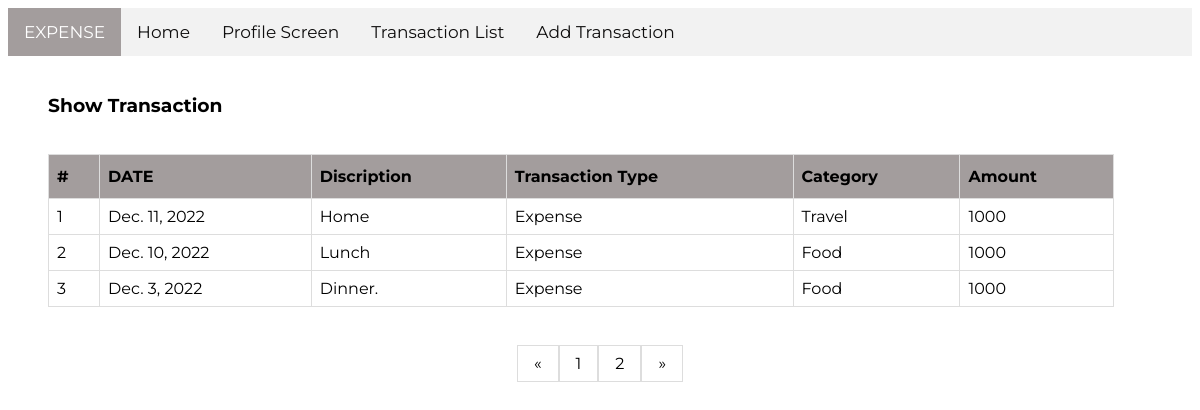
The page /show-transaction/?page=2 on the database its author committed.
### ExpenseApp/models.py (models this page shows, shortened)
class Addmoney(models.Model):
    transType = models.CharField(max_length = 30 )
    quantity = models.BigIntegerField()
    transDate = models.DateField(default = now)
    catData = models.CharField( max_length = 50)
    transDisc = models.CharField(max_length=50)

### ExpenseApp/views.py (the view)
# urls.py: path('show-transaction/', views.showTransactionList, name="showTransactionList")
def showTransactionList(request):
    transData = Addmoney.objects.order_by("-transDate")
    dataList = []
    pagiPerPageCount = 4
    curPage = 1
    lastPage = ''
    pageNum = []
    currentPage = request.GET.get('page')
    if currentPage is not None and currentPage.isnumeric():
        curPage = int(currentPage)
    lenData = len(transData)
    pageCount = math.ceil(lenData/pagiPerPageCount)
    startPoint = (curPage -1)*pagiPerPageCount
    endpoint = startPoint+pagiPerPageCount
    dataList = transData[startPoint:endpoint]
    for pa in range(1,pageCount+1):
        pageNum.append(pa)
    if len(pageNum) == 0:
        lastPage = '0'
    else:
        lastPage = pageNum[-1]
    context = {
        "TransData" : dataList,
        "pageCount" : pageNum,
        "lastPage"  : lastPage
        }
    return render(request, 'ExpenseApp/show_transaction.html', context)

### ExpenseApp/templates/ExpenseApp/show_transaction.html
{% extends 'ExpenseApp/base.html' %}
{% load static %}
{% block content %}
    <br>
    <div id="listContainer">
      <div>
          <h3>Show Transaction</h3>
      </div>
      <br>
      <div>
          <table id="transaction">
              <thead>
                <tr>
                  <th scope="col">#</th>
                  <th scope="col">DATE</th>
                  <th scope="col">Discription</th>
                  <th scope="col">Transaction Type</th>
                  <th scope="col">Category</th>
                  <th scope="col">Amount</th>
                </tr>
              </thead>
              <tbody>
                {% for item in TransData %}
                  <tr>
                    <td scope="row">{{ forloop.counter }}</td>
                    <td>{{ item.transDate }}</td>
                    <td>{{ item.transDisc }}</td>
                    <td>{{ item.transType }}</td>
                    <td>{{ item.catData }}</td>
                    <td>{{ item.quantity }}</td>
                  </tr>
                {% endfor %}
              </tbody>
            </table>
      </div>
    </div>
    <br>
    <br>
    <div id="pagi">
      <a href="?page=1">&laquo;</a>
      {% for p in pageCount %}
        <a href="?page={{ forloop.counter }}">{{ forloop.counter }}</a>
      {% endfor %}
      <a href="?page={{ lastPage }}"">&raquo;</a>
    </div>
{% endblock %}

### ExpenseApp/static/ExpenseApp/style.css (style rules this page uses)
body { font-family: 'Montserrat' !important; }

### ExpenseApp/static/ExpenseApp/list.css (style rules this page uses)
#listContainer { display: flex; flex-direction: column; width: 60%; margin-left: 40px; }
#transaction { border-collapse: collapse; width: 150%; }
#transaction td, #transaction th { border: 1px solid #ddd; padding: 8px; }
#transaction tbody tr { background-color: #FFF; }
#transaction th { padding-top: 12px; padding-bottom: 12px; text-align: left; background-color: #a39d9d; }
#pagi { display: flex; justify-content: center; }
#pagi a { color: black; float: left; padding: 8px 16px; text-decoration: none; transition: background-color .3s; border: 1px solid #ddd; }

### rows shown on the page
Addmoney: transDate "Dec. 11, 2022", transDisc "Home", transType "Expense", catData "Travel", quantity "1000"
Addmoney: transDate "Dec. 10, 2022", transDisc "Lunch", transType "Expense", catData "Food", quantity "1000"
Addmoney: transDate "Dec. 3, 2022", transDisc "Dinner.", transType "Expense", catData "Food", quantity "1000"
